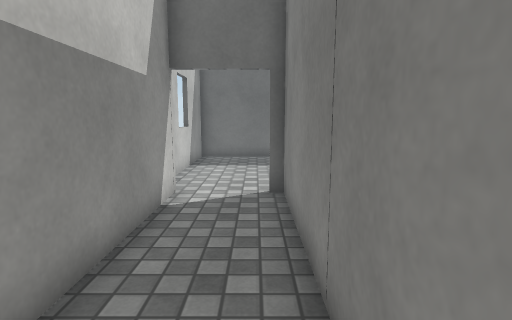
[1] (above)

12 first-person views from a walk through a scene from a Unity 3-D project. The camera is 1.27 m above the floor, tilts 8° down and sees 80° across. The floor is counted in squares, 0.6 m on a side. Each view is taken from the middle of a square. On the plan, view 1 faces up. The plan holds only what a view shows up to about 17 squares ahead; the rest is blank. The player character is not drawn. Some surface patterns are stand-ins.

[2]
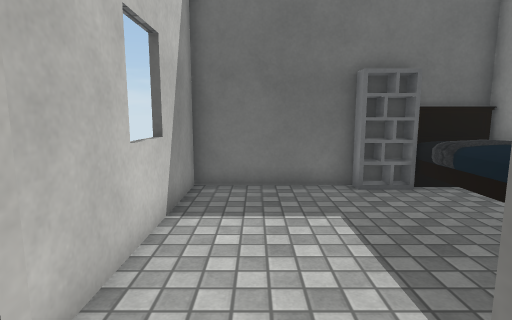

[3]
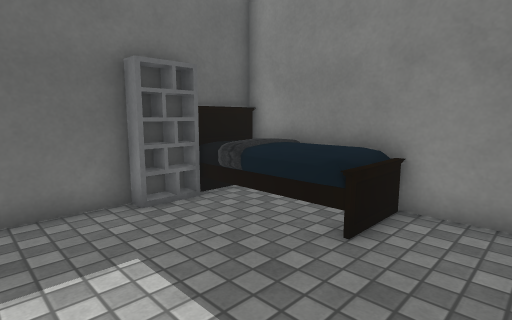

[4]
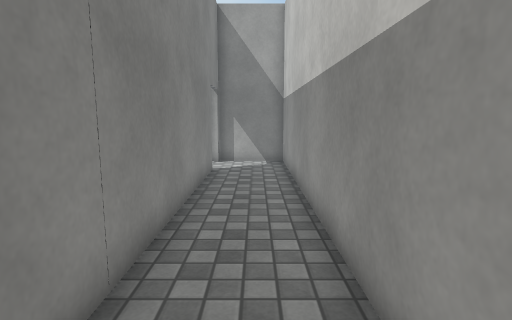

[5]
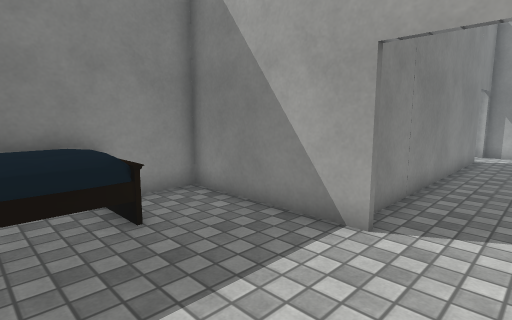

[6]
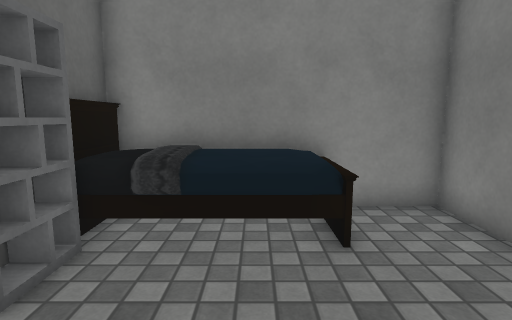

[7]
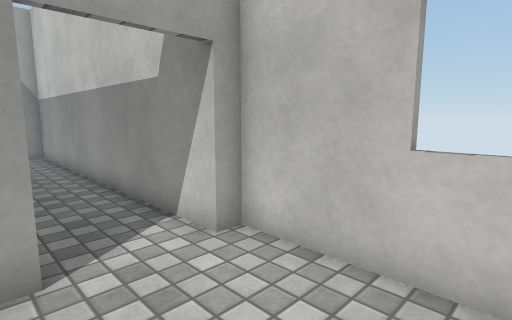

[8]
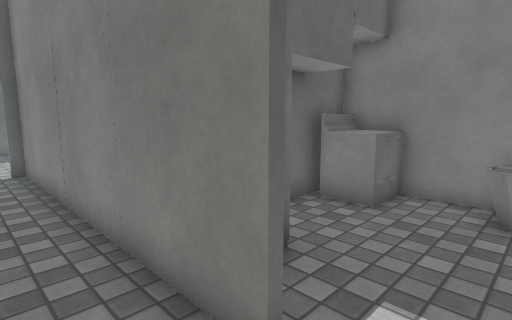

[9]
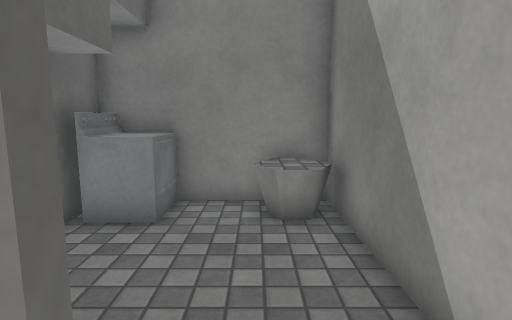

[10]
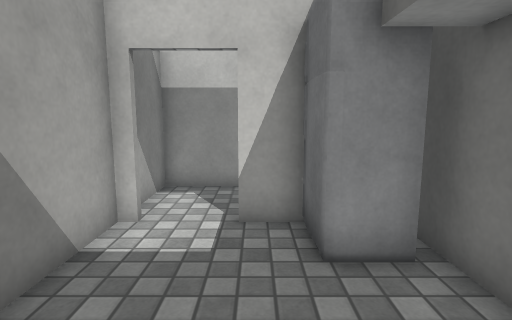

[11]
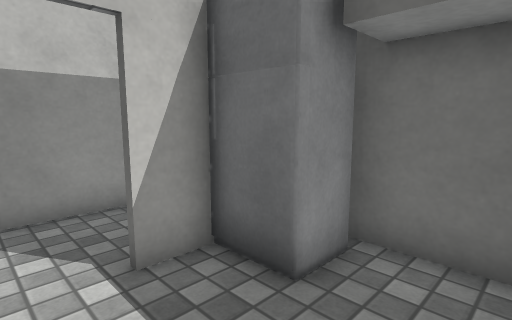

[12]
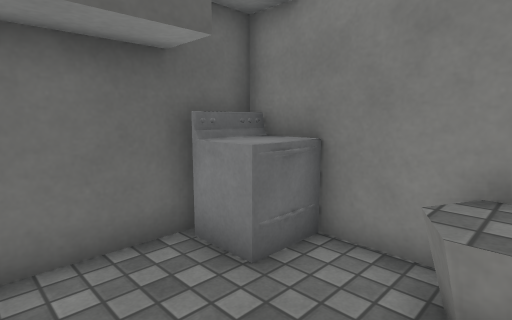

### Floor plan
Key: @ floor where view 1 was taken; # wall or solid block; . floor; = window, fence, low wall or low ledge; ^ raised ledge; B bookshelf; E bed; F fridge; O other object.
Columns run from 3 left of view 1 to 8 right of it. Each row starts with its distance up from view 1.
 17    #######
 16 ###  BBBE#
 15 #......EEE
 14 #......EEE
 13 =......EEE
 12 =......EEE
 11 #......EE#
 10 #........#
  9 ##..######
  8  #..#
  7  #..#
  6  #..#
  5  #..#
  4  #..#
  3  #..#
  2  #..#
  1  #..#
  0  #.@########
 -1  #..#FF..OO#
 -2  #..#FF..OO#
 -3  #..#......#
 -4  #.......^^#
 -5  #.......^^#
 -6  ###########

Positions as (right, up) in squares from view 1, and headings:
1: (0, 0), facing up
2: (-1, 7), facing up
3: (-1, 9), facing up-right
4: (-1, 9), facing down
5: (-2, 14), facing down-right
6: (-1, 13), facing right
7: (1, 13), facing down-left
8: (-1, -5), facing up-right
9: (0, -4), facing right
10: (7, -3), facing left
11: (5, -5), facing up-left
12: (3, -5), facing up-right
